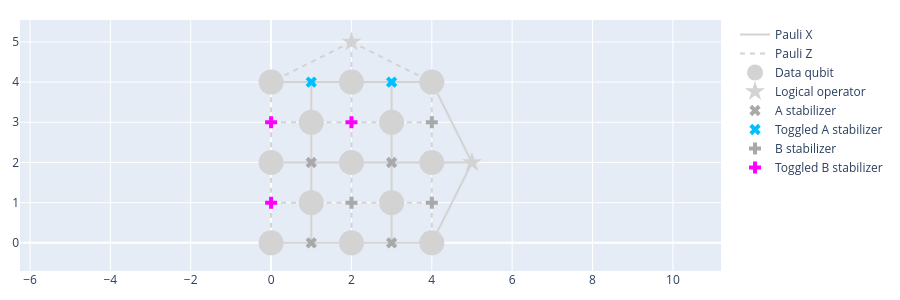

Notebook code for this chart:
### Markdown cell above
Now, let's try to see what would happen if we give every qubit in the code a probability of 0.1 of suffering an $X$, $Y$ and $Z$ errors. You might want to try to guess what errors acted on which qubits in order to give this syndrome. If you are unsure whether it was one error combination or another, remember that there are no wrong answers: in that case the syndrome is degenerate.

### Code cell
qed: QubitErrorsDict = {
        "pauli": {i: dict(x=0.1, y=0.1, z=0.1) for i in range(planar_code.n_data_qubits)}
    }
syndrome = get_syndrome_from_random_error(planar_code, qed)
vis.draw_latticedata(height=300, syndrome=syndrome)

### Figure 1 — Plotly figure (JSON) as saved in the notebook; plotly's stock layout.template omitted (floating-point values rounded to 4 significant figures)
{"data": [{"line": {"color": "lightgrey", "dash": "solid"}, "mode": "lines", "name": "Pauli X", "type": "scatter", "x": [1, 1, null, 1, 2, null, 1, 0, null, 1, 1, null, 1, 1, null, 1, 2, null, 1, 0, null, 1, 1, null, 1, 2, null, 1, 0, null, 3, 3, null, 3, 4, null, 3, 2, null, 3, 3, null, 3, 3, null, 3, 4, null, 3, 2, null, 3, 3, null, 3, 4, null, 3, 2, null, 5, 4, null, 5, 4, null, 5, 4, null], "y": [0, 1, null, 0, 0, null, 0, 0, null, 2, 3, null, 2, 1, null, 2, 2, null, 2, 2, null, 4, 3, null, 4, 4, null, 4, 4, null, 0, 1, null, 0, 0, null, 0, 0, null, 2, 3, null, 2, 1, null, 2, 2, null, 2, 2, null, 4, 3, null, 4, 4, null, 4, 4, null, 2, 0, null, 2, 2, null, 2, 4, null]}, {"line": {"color": "lightgrey", "dash": "5px 5px"}, "mode": "lines", "name": "Pauli Z", "type": "scatter", "x": [0, 0, null, 0, 0, null, 0, 1, null, 0, 0, null, 0, 0, null, 0, 1, null, 2, 2, null, 2, 2, null, 2, 3, null, 2, 1, null, 2, 2, null, 2, 2, null, 2, 3, null, 2, 1, null, 4, 4, null, 4, 4, null, 4, 3, null, 4, 4, null, 4, 4, null, 4, 3, null, 2, 0, null, 2, 2, null, 2, 4, null], "y": [1, 2, null, 1, 0, null, 1, 1, null, 3, 4, null, 3, 2, null, 3, 3, null, 1, 2, null, 1, 0, null, 1, 1, null, 1, 1, null, 3, 4, null, 3, 2, null, 3, 3, null, 3, 3, null, 1, 2, null, 1, 0, null, 1, 1, null, 3, 4, null, 3, 2, null, 3, 3, null, 5, 4, null, 5, 4, null, 5, 4, null]}, {"hovertext": ["Data qubit 0<br />Ext. qubit 0", "Data qubit 1<br />Ext. qubit 1", "Data qubit 2<br />Ext. qubit 2", "Data qubit 3<br />Ext. qubit 3", "Data qubit 4<br />Ext. qubit 4", "Data qubit 5<br />Ext. qubit 5", "Data qubit 6<br />Ext. qubit 6", "Data qubit 7<br />Ext. qubit 7", "Data qubit 8<br />Ext. qubit 8", "Data qubit 9<br />Ext. qubit 9", "Data qubit 10<br />Ext. qubit 10", "Data qubit 11<br />Ext. qubit 11", "Data qubit 12<br />Ext. qubit 12"], "marker": {"color": "lightgrey", "size": 25, "symbol": "circle"}, "mode": "markers", "name": "Data qubit", "type": "scatter", "x": [0, 0, 0, 1, 1, 2, 2, 2, 3, 3, 4, 4, 4], "y": [0, 2, 4, 1, 3, 0, 2, 4, 1, 3, 0, 2, 4]}, {"hovertext": ["X<br />Logical 0<br />Ext. qubit 25", "Z<br />Logical 1<br />Ext. qubit 26"], "marker": {"color": "lightgrey", "size": 15, "symbol": "star"}, "mode": "markers", "name": "Logical operator", "type": "scatter", "x": [5, 2], "y": [2, 5]}, {"hovertext": ["Stabgen 2<br />Ext. qubit 15", "Stabgen 3<br />Ext. qubit 16", "Stabgen 7<br />Ext. qubit 20", "Stabgen 8<br />Ext. qubit 21"], "marker": {"color": "darkgrey", "size": 10, "symbol": "x"}, "mode": "markers", "name": "A stabilizer", "type": "scatter", "x": [1, 1, 3, 3], "y": [0, 2, 0, 2]}, {"hovertext": ["Stabgen 4<br />Ext. qubit 17<br /><b>Syndrome set</b>", "Stabgen 9<br />Ext. qubit 22<br /><b>Syndrome set</b>"], "marker": {"color": "deepskyblue", "size": 10, "symbol": "x"}, "mode": "markers", "name": "Toggled A stabilizer", "type": "scatter", "x": [1, 3], "y": [4, 4]}, {"hovertext": ["Stabgen 5<br />Ext. qubit 18", "Stabgen 10<br />Ext. qubit 23", "Stabgen 11<br />Ext. qubit 24"], "marker": {"color": "darkgrey", "size": 10, "symbol": "cross"}, "mode": "markers", "name": "B stabilizer", "type": "scatter", "x": [2, 4, 4], "y": [1, 1, 3]}, {"hovertext": ["Stabgen 0<br />Ext. qubit 13<br /><b>Syndrome set</b>", "Stabgen 1<br />Ext. qubit 14<br /><b>Syndrome set</b>", "Stabgen 6<br />Ext. qubit 19<br /><b>Syndrome set</b>"], "marker": {"color": "fuchsia", "size": 10, "symbol": "cross"}, "mode": "markers", "name": "Toggled B stabilizer", "type": "scatter", "x": [0, 0, 2], "y": [1, 3, 3]}], "layout": {"coloraxis": {"colorbar": {"x": -0.1}}, "height": 300, "margin": {"b": 20, "l": 20, "r": 20, "t": 20}, "yaxis": {"scaleanchor": "x", "scaleratio": 1}}}
